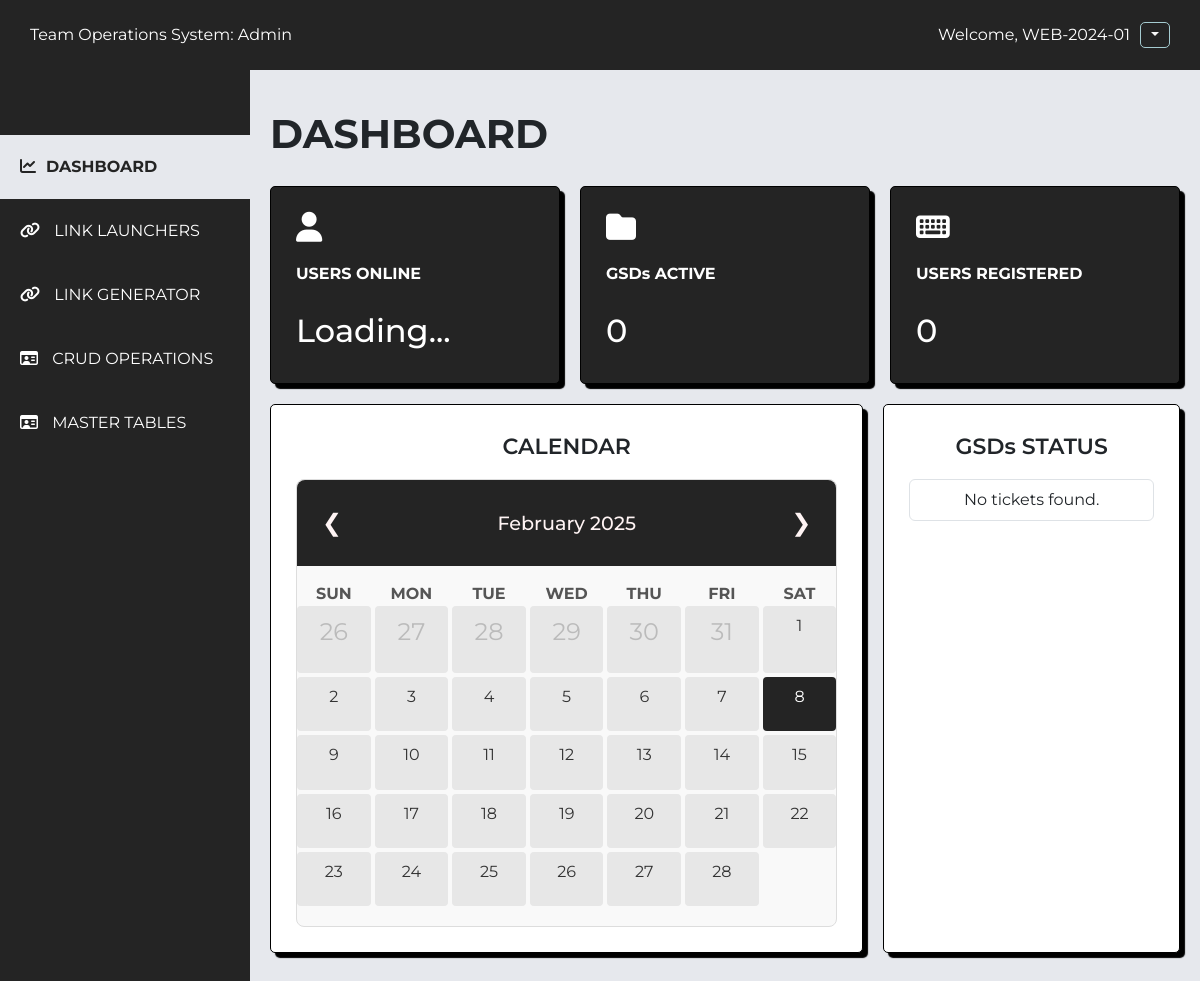
Page /adminDashboard.php (signed in) on the earlier database version.
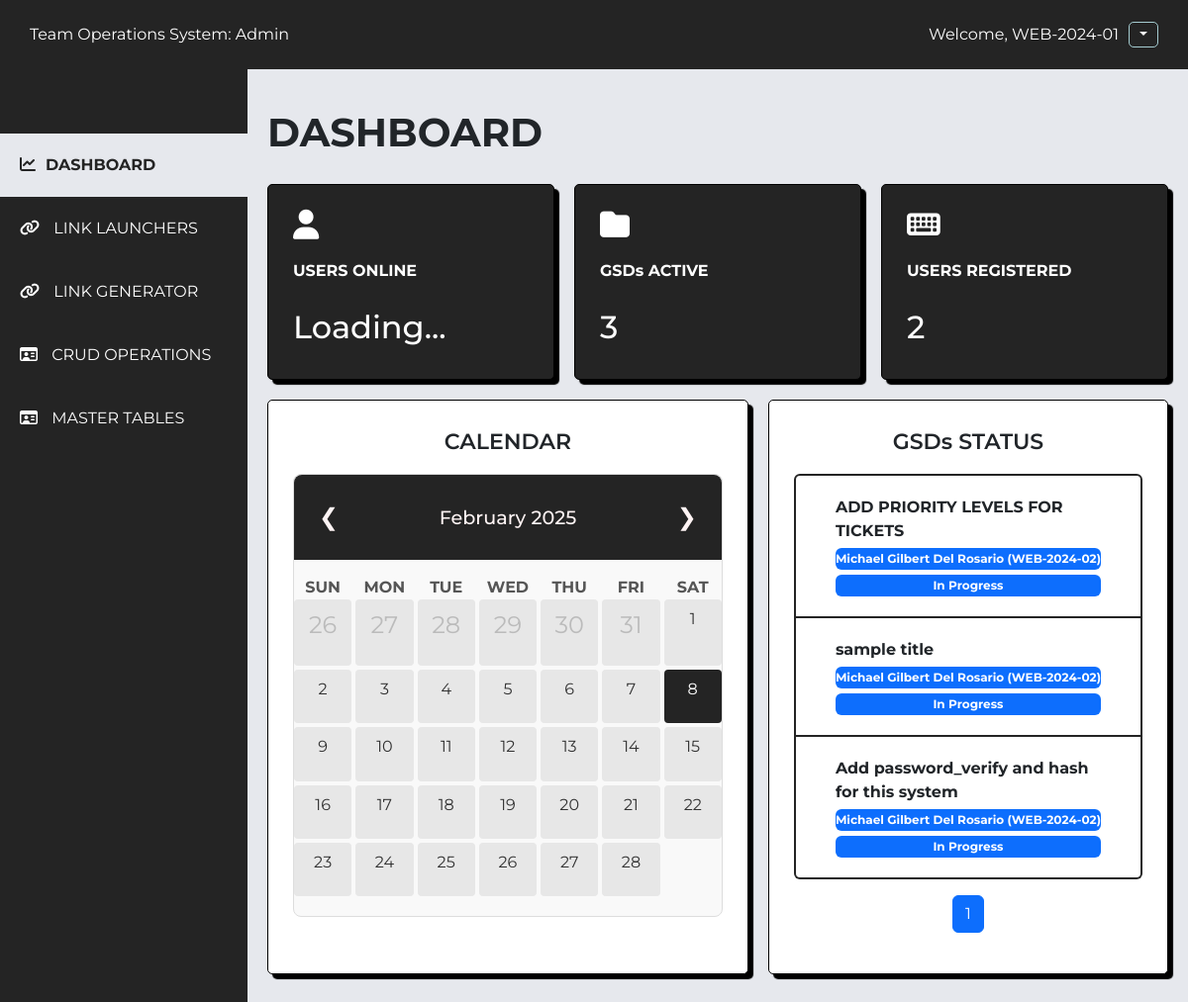
Same page on the later database version.
### tables this page shows
CREATE TABLE `tickets` (
  `ticket_id` int(11) NOT NULL,
  `ticket_title` varchar(255) NOT NULL,
  `ticket_desc` varchar(255) NOT NULL,
  `ticket_status` enum('In Progress','On Hold','Done') NOT NULL DEFAULT 'In Progress',
  `assigned_to` int(11) NOT NULL,
  `created_at` timestamp NOT NULL DEFAULT current_timestamp(),
  `updated_at` timestamp NOT NULL DEFAULT current_timestamp() ON UPDATE current_timestamp()
);

### functions.php (called while the page is built, shortened)
<?php
if (!function_exists('getUserCount')) {
    function getUserCount($tableName)
    {
        global $conn;
        $sql = "SELECT COUNT(*) as count FROM $tableName WHERE usertype != 'admin'";
        $result = mysqli_query($conn, $sql);
        if ($result) {
            $row = mysqli_fetch_assoc($result);
            return $row['count'];
        } else {
            return 0;
        }
    }
}
function getActiveGSDs()
{
    global $conn;
    $query = "SELECT COUNT(*) AS active_gsds FROM tickets WHERE ticket_status IN ('In Progress', 'On Hold')";
    $result = mysqli_query($conn, $query);
    $row = mysqli_fetch_assoc($result);
    return $row['active_gsds'] ?? 0;
}
function getAllTickets($page, $limit)
{
    global $conn;
    $offset = ($page - 1) * $limit;
    $query = "SELECT t.ticket_title,
                     CONCAT(u.first_name, ' ', u.surname, ' (' , u.username , ')') AS assigned_to,
                     t.ticket_status
              FROM tickets t
              JOIN team_users u ON t.assigned_to = u.team_id
              ORDER BY t.created_at DESC
              LIMIT $limit OFFSET $offset";
    $result = mysqli_query($conn, $query);
    return mysqli_fetch_all($result, MYSQLI_ASSOC);
}
function getTotalTickets()
{
    global $conn;
    $query = "SELECT COUNT(*) AS total FROM tickets";
    $result = mysqli_query($conn, $query);
    $row = mysqli_fetch_assoc($result);
    return $row['total'];
}

### ticket_list_status.php (called while the page is built, shortened)
<?php
$limit = 3;
$page = isset($_GET['page']) ? (int)$_GET['page'] : 1;
$totalTickets = getTotalTickets();
$totalPages = ceil($totalTickets / $limit);
$tickets = getAllTickets($page, $limit);
function getStatusColor($status)
{
    switch ($status) {
        case 'In Progress':
            return 'primary';
    }
}

### adminDashboard.php (the view, shortened to what this page needs)
<?php
include "registration.php";
include "functions.php";
?>
<!DOCTYPE html>
<html lang="en">
<head>
    <link rel="stylesheet" href="node_modules/bootstrap/dist/css/bootstrap.min.css" />
    <link rel="stylesheet" href="css/adminDashboard.css" />
</head>
<body>
    <div class="grid-container">
        <header class="header">
            <div class="info-title">
                Team Operations System: Admin
            </div>
            <div class="btn-group">
                <div class="info-title">
                    Welcome, <?php echo $_SESSION['admin_team_username'] ?>
                </div>
                <button type="button" class="btn-dropdown dropdown-toggle" data-bs-toggle="dropdown" aria-expanded="false"></button>
            </div>
        </header>
        <aside id="team-sidebar">
            <ul class="sidebar-list">
                <li class="sidebar-list-item active" data-page="dashboard" onclick="changePage('dashboard')">
                    <i class="fa-solid fa-chart-line"></i>DASHBOARD
                </li>
                <li class="sidebar-list-item" data-page="link-launchers" onclick="changePage('link-launchers')">
                    <i class="fa-solid fa-link"></i> LINK LAUNCHERS
                </li>
                <li class="sidebar-list-item" data-page="link-generator" onclick="changePage('link-generator')">
                    <i class="fa-solid fa-link"></i> LINK GENERATOR
                </li>
                <li class="sidebar-list-item" data-page="crud-operations" onclick="changePage('crud-operations')">
                    <i class="fa-regular fa-id-card"></i> CRUD OPERATIONS
                </li>
                <li class="sidebar-list-item" data-page="master-tables" onclick="changePage('master-tables')">
                    <i class="fa-regular fa-id-card"></i> MASTER TABLES
                </li>
            </ul>
        </aside>
        <main class="main-container">
            <div id="dashboard-page" class="page-content">
                <div class="main-title">
                    <h1>DASHBOARD</h1>
                </div>
                <div class="main-cards">
                    <div class="card">
                        <div class="card-inner">
                            <i class="fa-solid fa-user"></i>
                            <p>USERS ONLINE</p>
                        </div>
                        <h2 id="usersOnlineCount">Loading...</h2>
                    </div>
                    <div class="card">
                        <div class="card-inner">
                            <i class="fa-solid fa-folder"></i>
                            <p>GSDs ACTIVE</p>
                        </div>
                        <h2><?php echo getActiveGSDs(); ?></h2>
                    </div>
                    <div class="card">
                        <div class="card-inner">
                            <i class="fa-solid fa-keyboard"></i>
                            <p>USERS REGISTERED</p>
                        </div>
                        <h2><?php echo getUserCount('team_users'); ?></h2>
                    </div>
                </div>
                <div class="charts">
                    <div class="charts-card">
                        <p class="chart-title">CALENDAR</p>
                        <div class="calendar">
                            <div class="calendar-header">
                                <button id="prevMonthBtn" class="prev-month">❮</button>
                                <h3 id="monthYear" class="month-year"></h3>
                                <button id="nextMonthBtn" class="next-month">❯</button>
                            </div>
                            <div class="calendar-weekdays">
                                <div>SUN</div>
                                <div>MON</div>
                                <div>TUE</div>
                                <div>WED</div>
                                <div>THU</div>
                                <div>FRI</div>
                                <div>SAT</div>
                            </div>
                            <div id="calendarDays" class="calendar-days"></div>
                        </div>
                    </div>
                    <div class="charts-card">
                        <p class="chart-title">GSDs STATUS</p>
                        <?php
                        include "ticket_list_status.php";
                        ?>
                        <ul class="list-group">
                            <?php if (!empty($tickets)): ?>
                                <?php foreach ($tickets as $ticket): ?>
                                    <li class="list-group-item d-flex justify-content-center gsd-box">
                                        <span> <strong><?php echo htmlspecialchars($ticket['ticket_title']); ?></strong></span>
                                        <span class="badge bg-primary"><?php echo htmlspecialchars($ticket['assigned_to']); ?></span>
                                        <span class="badge bg-<?php echo getStatusColor($ticket['ticket_status']); ?>">
                                            <?php echo htmlspecialchars($ticket['ticket_status']); ?>
                                        </span>
                                    </li>
                                <?php endforeach; ?>
                            <?php else: ?>
                                <li class="list-group-item text-center">No tickets found.</li>
                            <?php endif; ?>
                        </ul>
                        <nav>
                            <ul class="pagination justify-content-center mt-3">
                                <?php for ($i = 1; $i <= $totalPages; $i++): ?>
                                    <li class="page-item <?php echo ($i == $page) ? 'active' : ''; ?>">
                                        <a class="page-link" href="?page=<?php echo $i; ?>"><?php echo $i; ?></a>
                                    </li>
                                <?php endfor; ?>
                            </ul>
                        </nav>
                    </div>
                </div>
            </div>
        </main>
    </div>
</body>
</html>

### css/adminDashboard.css (style rules this page uses)
* { margin: 0; padding: 0; box-sizing: border-box; font-family: "Montserrat", sans-serif; }
.grid-container { display: grid; grid-template-columns: 250px 1fr 1fr 1fr; grid-template-rows: 0.1fr 3fr; grid-template-areas: "header header header header" "sidebar main main main"; height: 100vh; }
.header { grid-area: header; height: 70px; background-color: #242424; display: flex; align-items: center; justify-content: space-between; padding: 0 30px; box-shadow: 0px 2px 20px rgba(0, 0, 0, 0.4); color: white; }
.info-title { display: flex; flex-direction: row; align-items: center; justify-content: center; }
.btn-dropdown { margin-left: 10px; padding: 0 10px; border: 1px solid #a5ccd1; border-radius: 5px; background-color: transparent; color: rgb(248, 248, 248); transition: color 100ms, background-color 100ms; }
.btn-group { display: flex; flex-direction: row; justify-content: center; }
#team-sidebar { grid-area: sidebar; height: 100%; background-color: #242424; overflow-y: auto; color: white; padding-top: 50px; }
.sidebar-list { padding: 0; margin-top: 15px; list-style-type: none; }
.sidebar-list-item { padding: 20px 20px; transition: background-color 100ms; }
.sidebar-list-item i { margin-right: 10px; }
.sidebar-list-item.active { background-color: #e6e8ed; color: #242424; font-weight: bold; }
.calendar { display: flex; flex-direction: column; border: 1px solid #ddd; border-radius: 8px; width: 100%; margin: 0 auto; background-color: #f9f9f9; padding-bottom: 20px; }
.calendar-header { display: flex; justify-content: space-between; align-items: center; padding: 25px; margin-bottom: 16px; background-color: #242424; border-top-left-radius: 8px; border-top-right-radius: 8px; }
.calendar-header h3 { margin: 0; font-size: 1.2rem; color: #fff4f4; }
.prev-month, .next-month { background: none; border: none; font-size: 1.5rem; cursor: pointer; color: #fff4f4; }
.calendar-weekdays, .calendar-days { display: grid; grid-template-columns: repeat(7, 1fr); gap: 4px; text-align: center; }
.calendar-days { height: 300px; overflow: hidden; }
.calendar-weekdays div { font-weight: bold; color: #555; }
.main-container { grid-area: main; overflow-y: auto; padding: 20px 20px; background-color: #e6e8ed; }
.main-title { display: flex; justify-content: space-between; margin-top: 20px; }
.main-cards { display: grid; grid-template-columns: 1fr 1fr 1fr ; gap: 20px; margin: 20px 0; }
.card { display: flex; flex-direction: column; justify-content: space-between; padding: 25px; color: white; font-weight: bold; border: 0.5px solid black; border-radius: 5px; box-shadow: 5px 5px 1px black; }
.card-inner { margin-bottom: 10px; }
.main-title h1 { font-weight: bold; }
.card:nth-child(1) { background-color: #242424; }
.card:nth-child(2) { background-color: #242424; }
.card:nth-child(3) { background-color: #242424; }
.card i { font-size: 30px; margin-bottom: 20px; color: white; }
.charts { display: grid; grid-template-columns: 2fr 1fr; gap: 20px; }
.charts-card { background-color: #ffffff; margin-bottom: 20px; padding: 25px; box-sizing: border-box; -webkit-column-break-inside: avoid; border: 0.5px solid black; border-radius: 5px; box-shadow: 5px 5px 1px black; }
.chart-title { display: flex; align-items: center; justify-content: center; font-size: 22px; font-weight: 600; }
.gsd-box { flex-direction: column; padding: 20px 40px; border: 2px solid #242424; }
.badge { margin-top: 5px; padding: 5px 0; }
.page-link { background-color: #242424; color: white; }

Differences in the rows shown:
added tickets: ticket_title "ADD PRIORITY LEVELS FOR TICKETS", assigned_to "Michael Gilbert Del Rosario (WEB-2024-02)", ticket_status "In Progress"
added tickets: ticket_title "sample title", assigned_to "Michael Gilbert Del Rosario (WEB-2024-02)", ticket_status "In Progress"
added tickets: ticket_title "Add password_verify and hash for this system", assigned_to "Michael Gilbert Del Rosario (WEB-2024-02)", ticket_status "In Progress"
Other differences:
getActiveGSDs(): "0" → "3"
getUserCount('team_users'): "0" → "2"
new list line: "1"
text no longer shown: "No tickets found."
